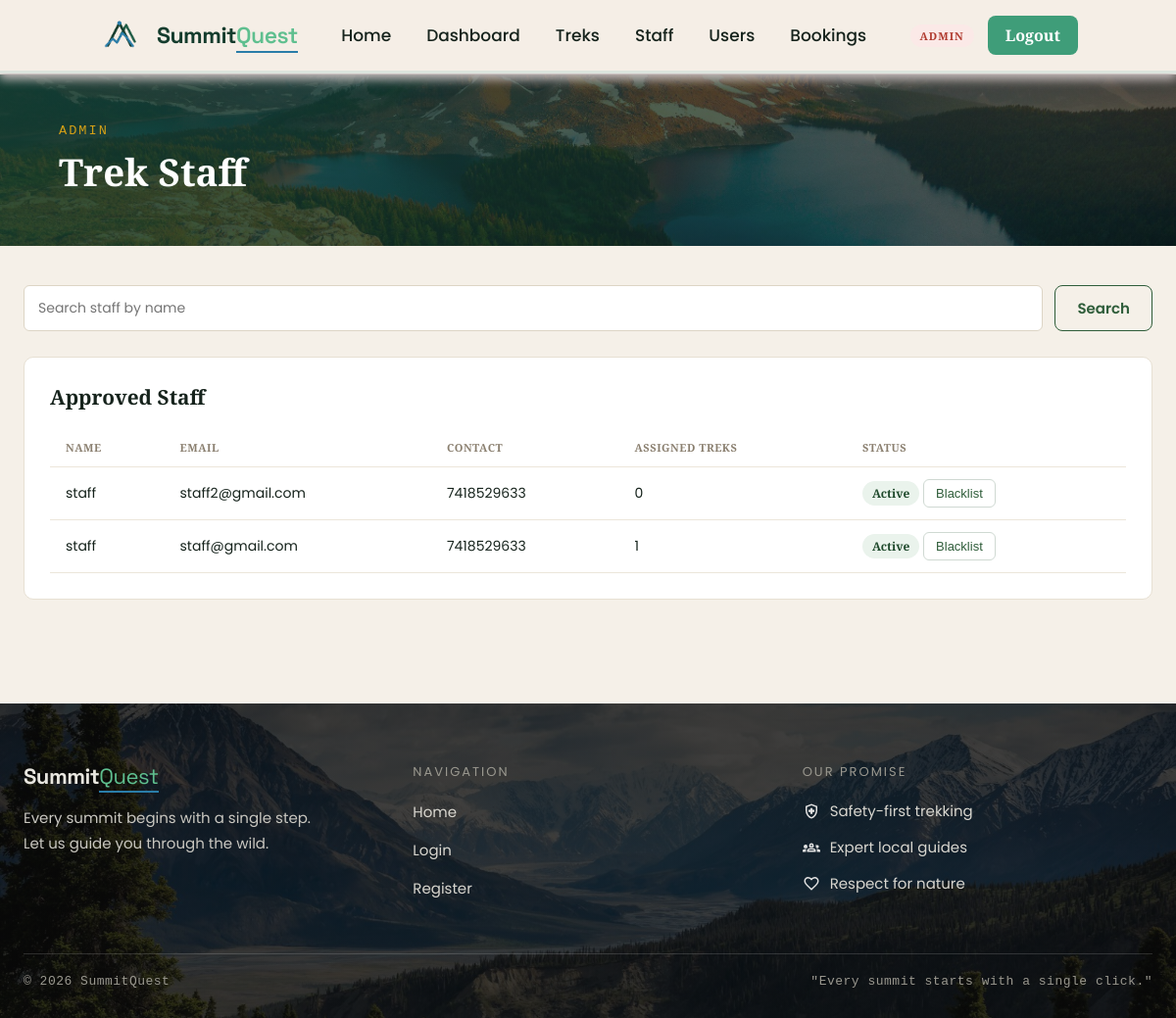
/admin/staff (signed in), run on an earlier commit of the app's database.
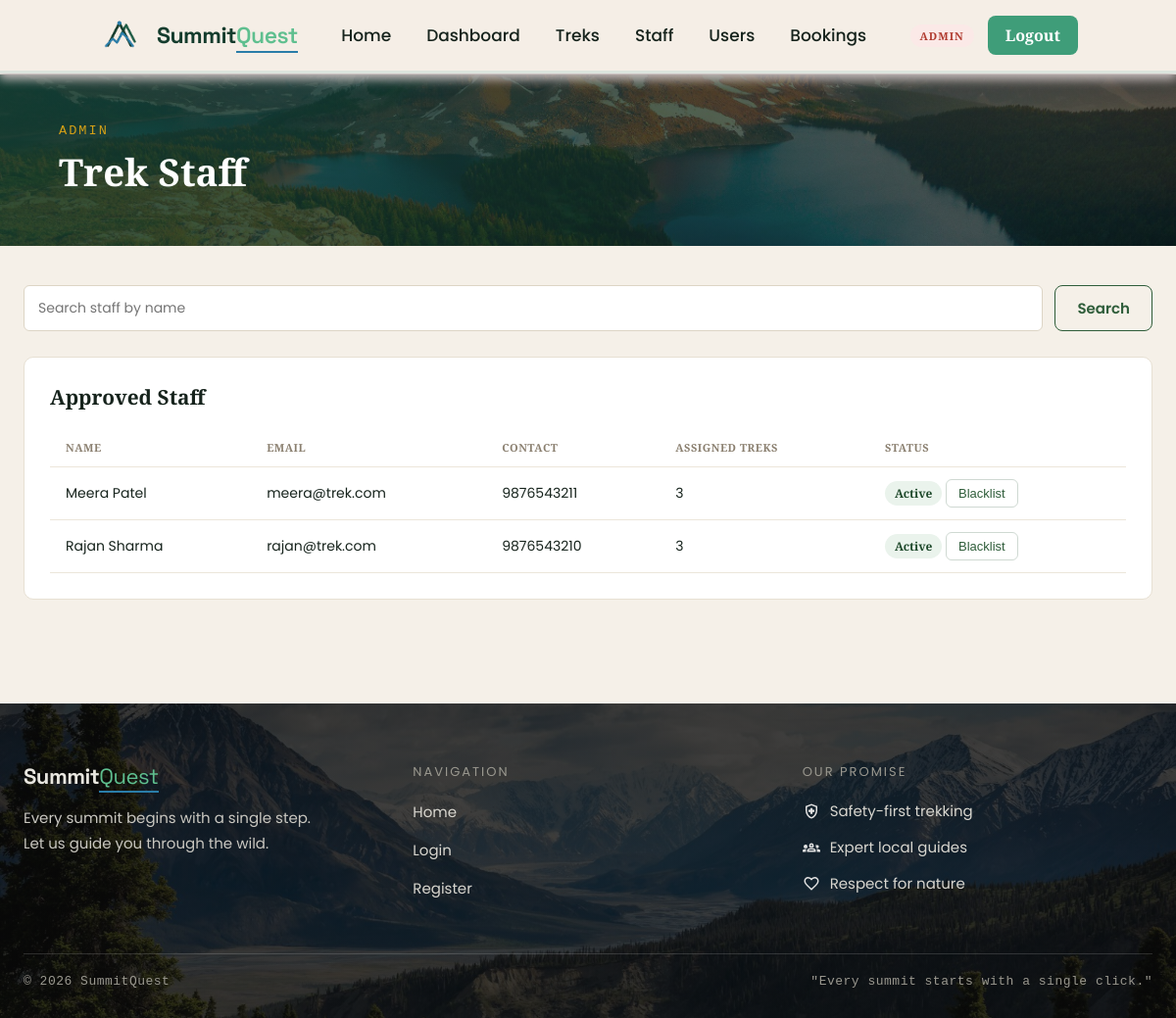
And on a later commit of the database.
### app/models.py (models this page shows, shortened)
class User(db.Model):
    __tablename__ = "user"
    id = db.Column(db.Integer,primary_key= True)
    full_name = db.Column(db.String(256), nullable = False)
    name = db.Column(db.String(256),nullable= False)
    email = db.Column(db.String(256),nullable= False,unique = True)
    pass_hash = db.Column(db.String(1000),nullable=False)
    contact = db.Column(db.String(13),nullable = True)
    role = db.Column(db.String(50),nullable = False,default = "trekker")
    address = db.Column(db.String(256), nullable=True)
    bio = db.Column(db.Text, nullable=True)
    is_approved = db.Column(db.Boolean, default=True, nullable=False)
    is_blacklisted = db.Column(db.Boolean, default=False, nullable=False)
    created_at =  db.Column(db.DateTime,default=datetime.utcnow)
    bookings = db.relationship(
    "Bookings",
    backref="user",
    cascade="all, delete-orphan")
    assigned_treks = db.relationship(
    "Treks",
    backref="staff_member",
    foreign_keys="Treks.assigned_staff_id")

### app/routes.py (the view)
@visit.route("/admin/staff")
@login_required
@admin_required
def admin_staff_list():
    q = request.args.get("q", "")
    query = User.query.filter_by(role="staff")
    if q:
        query = query.filter(db.or_(User.name.ilike(f"%{q}%"), User.full_name.ilike(f"%{q}%")))
    staff = query.order_by(User.created_at.desc()).all()
    return render_template("admin/staff_list.html", staff=staff, query=q)

### app/utils.py (called while the page is built)
def current_user():
    if 'user_id' not in session:
        return AnonUser()
    return SessionUser(session)

def login_required(f):
    @wraps(f)
    def wrapper(*args, **kwargs):
        if 'user_id' not in session:
            flash('Please log in to continue.', 'info')
            return redirect(url_for('visit.login'))
        return f(*args, **kwargs)
    return wrapper

def admin_required(f):
    @wraps(f)
    def wrapper(*args, **kwargs):
        if session.get('role') != 'admin':
            abort(403)
        return f(*args, **kwargs)
    return wrapper

### templates/admin/staff_list.html (shortened to what this page needs)
{% extends "base.html" %}
{% import "macros.html" as m %}
{% block extra_css %}
<link rel="stylesheet" href="{{ url_for('static', filename='css/for_dashboard.css') }}">
{% endblock %}
{% block content %}
{{ m.page_header("Trek Staff", "Admin") }}
<div class="page-body">
    <form method="get" class="filter-bar">
        <input type="text" name="q" placeholder="Search staff by name" value="{{ query }}">
        <button type="submit" class="btn btn-outline">Search</button>
    </form>
    {% set pending = staff|selectattr("is_approved", "equalto", false)|list %}
    {% set approved = staff|selectattr("is_approved", "equalto", true)|list %}
    <div class="sq-card">
        <h2 class="sq-card-title">Approved Staff</h2>
        {% if approved %}
        <div class="table-wrap">
            <table class="data-table">
                <thead><tr><th>Name</th><th>Email</th><th>Contact</th><th>Assigned Treks</th><th>Status</th></tr></thead>
                <tbody>
                    {% for s in approved %}
                    <tr>
                        <td>{{ s.full_name }}</td>
                        <td>{{ s.email }}</td>
                        <td class="numbers">{{ s.contact or "—" }}</td>
                        <td>{{ s.assigned_treks|length }}</td>
                        <td>
                            {% if s.is_blacklisted %}
                            {{ m.badge("Blacklisted", "danger") }}
                            {% else %}
                            {{ m.badge("Active", "success") }}
                            {% endif %}
                            <form method="post" action="{{ url_for('visit.admin_blacklist_user', user_id=s.id) }}" style="display:inline">
                                <button type="submit" class="btn-sm btn-sm-outline">
                                    {{ "Reinstate" if s.is_blacklisted else "Blacklist" }}
                                </button>
                            </form>
                        </td>
                    </tr>
                    {% endfor %}
                </tbody>
            </table>
        </div>
        {% else %}
        <p class="muted">No approved staff yet.</p>
        {% endif %}
    </div>
</div>
{% endblock %}

### templates/macros.html
{% macro page_header(title, subtitle) %}
<div class="page-header">
    <div class="page-header-overlay"></div>
    <div class="page-header-inner">
        {% if subtitle %}<p class="page-header-eyebrow">{{ subtitle }}</p>{% endif %}
        <h1 class="page-header-title">{{ title }}</h1>
    </div>
</div>
{% endmacro %}
{% macro badge(text, kind) %}
<span class="badge badge-{{ kind }}">{{ text }}</span>
{% endmacro %}

What changed in the data, as far as the page shows it:
no longer on this page (row edited): User: full_name "staff", email "staff2@gmail.com", contact "7418529633", assigned_treks|length "0", text "Active", is_blacklisted "Blacklist"
removed User: full_name "staff", email "staff@gmail.com", contact "7418529633", assigned_treks|length "1", text "Active", is_blacklisted "Blacklist"
added User: full_name "Meera Patel", email "meera@trek.com", contact "9876543211", assigned_treks|length "3", text "Active", is_blacklisted "Blacklist"
now on this page (row edited): User: full_name "Rajan Sharma", email "rajan@trek.com", contact "9876543210", assigned_treks|length "3", text "Active", is_blacklisted "Blacklist"
